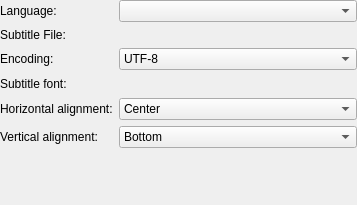
<?xml version="1.0" encoding="UTF-8"?>
<ui version="4.0">
 <class>SubtitleOptions</class>
 <widget class="QWidget" name="SubtitleOptions">
  <property name="geometry">
   <rect>
    <x>0</x>
    <y>0</y>
    <width>357</width>
    <height>205</height>
   </rect>
  </property>
  <property name="windowTitle">
   <string>Subtitle options</string>
  </property>
  <layout class="QFormLayout" name="formLayout">
   <property name="margin">
    <number>0</number>
   </property>
   <item row="0" column="0">
    <widget class="QLabel" name="languageLabel">
     <property name="text">
      <string>Language:</string>
     </property>
     <property name="wordWrap">
      <bool>false</bool>
     </property>
     <property name="buddy">
      <cstring>languageCombo</cstring>
     </property>
    </widget>
   </item>
   <item row="2" column="0">
    <widget class="QLabel" name="subtitleFileLabel">
     <property name="text">
      <string>Subtitle File:</string>
     </property>
     <property name="wordWrap">
      <bool>false</bool>
     </property>
     <property name="buddy">
      <cstring>subtitleUrl</cstring>
     </property>
    </widget>
   </item>
   <item row="2" column="1">
    <widget class="KUrlRequester" name="subtitleUrl">
     <property name="sizePolicy">
      <sizepolicy hsizetype="Expanding" vsizetype="Preferred">
       <horstretch>0</horstretch>
       <verstretch>0</verstretch>
      </sizepolicy>
     </property>
    </widget>
   </item>
   <item row="3" column="0">
    <widget class="QLabel" name="encodingLabel">
     <property name="text">
      <string>Encoding:</string>
     </property>
     <property name="buddy">
      <cstring>encodingCombo</cstring>
     </property>
    </widget>
   </item>
   <item row="3" column="1">
    <widget class="KComboBox" name="encodingCombo">
     <property name="sizePolicy">
      <sizepolicy hsizetype="Expanding" vsizetype="Fixed">
       <horstretch>0</horstretch>
       <verstretch>0</verstretch>
      </sizepolicy>
     </property>
     <property name="currentIndex">
      <number>64</number>
     </property>
     <item>
      <property name="text">
       <string>ASCII</string>
      </property>
     </item>
     <item>
      <property name="text">
       <string>ISO-8859-1</string>
      </property>
     </item>
     <item>
      <property name="text">
       <string>ISO-8859-2</string>
      </property>
     </item>
     <item>
      <property name="text">
       <string>ISO-8859-3</string>
      </property>
     </item>
     <item>
      <property name="text">
       <string>ISO-8859-4</string>
      </property>
     </item>
     <item>
      <property name="text">
       <string>ISO-8859-5</string>
      </property>
     </item>
     <item>
      <property name="text">
       <string>ISO-8859-7</string>
      </property>
     </item>
     <item>
      <property name="text">
       <string>ISO-8859-9</string>
      </property>
     </item>
     <item>
      <property name="text">
       <string>ISO-8859-10</string>
      </property>
     </item>
     <item>
      <property name="text">
       <string>ISO-8859-13</string>
      </property>
     </item>
     <item>
      <property name="text">
       <string>ISO-8859-14</string>
      </property>
     </item>
     <item>
      <property name="text">
       <string>ISO-8859-15</string>
      </property>
     </item>
     <item>
      <property name="text">
       <string>ISO-8859-16</string>
      </property>
     </item>
     <item>
      <property name="text">
       <string>KOI8-R</string>
      </property>
     </item>
     <item>
      <property name="text">
       <string>KOI8-U</string>
      </property>
     </item>
     <item>
      <property name="text">
       <string>KOI8-RU</string>
      </property>
     </item>
     <item>
      <property name="text">
       <string>CP1250</string>
      </property>
     </item>
     <item>
      <property name="text">
       <string>CP1251</string>
      </property>
     </item>
     <item>
      <property name="text">
       <string>CP1252</string>
      </property>
     </item>
     <item>
      <property name="text">
       <string>CP1253</string>
      </property>
     </item>
     <item>
      <property name="text">
       <string>CP1254</string>
      </property>
     </item>
     <item>
      <property name="text">
       <string>CP1257</string>
      </property>
     </item>
     <item>
      <property name="text">
       <string>CP850</string>
      </property>
     </item>
     <item>
      <property name="text">
       <string>CP866</string>
      </property>
     </item>
     <item>
      <property name="text">
       <string>CP1131</string>
      </property>
     </item>
     <item>
      <property name="text">
       <string>ISO-8859-6</string>
      </property>
     </item>
     <item>
      <property name="text">
       <string>ISO-8859-8</string>
      </property>
     </item>
     <item>
      <property name="text">
       <string>CP1255</string>
      </property>
     </item>
     <item>
      <property name="text">
       <string>CP1256</string>
      </property>
     </item>
     <item>
      <property name="text">
       <string>CP862</string>
      </property>
     </item>
     <item>
      <property name="text">
       <string>EUC-JP</string>
      </property>
     </item>
     <item>
      <property name="text">
       <string>SHIFT_JIS</string>
      </property>
     </item>
     <item>
      <property name="text">
       <string>CP932</string>
      </property>
     </item>
     <item>
      <property name="text">
       <string>ISO-2022-JP</string>
      </property>
     </item>
     <item>
      <property name="text">
       <string>ISO-2022-JP-2</string>
      </property>
     </item>
     <item>
      <property name="text">
       <string>ISO-2022-JP-1</string>
      </property>
     </item>
     <item>
      <property name="text">
       <string>EUC-CN</string>
      </property>
     </item>
     <item>
      <property name="text">
       <string>HZ</string>
      </property>
     </item>
     <item>
      <property name="text">
       <string>GBK</string>
      </property>
     </item>
     <item>
      <property name="text">
       <string>CP936</string>
      </property>
     </item>
     <item>
      <property name="text">
       <string>GB18030</string>
      </property>
     </item>
     <item>
      <property name="text">
       <string>EUC-TW</string>
      </property>
     </item>
     <item>
      <property name="text">
       <string>BIG5</string>
      </property>
     </item>
     <item>
      <property name="text">
       <string>CP950</string>
      </property>
     </item>
     <item>
      <property name="text">
       <string>BIG5-HKSCS</string>
      </property>
     </item>
     <item>
      <property name="text">
       <string>BIG5-HKSCS:2001</string>
      </property>
     </item>
     <item>
      <property name="text">
       <string>BIG5-HKSCS:1999</string>
      </property>
     </item>
     <item>
      <property name="text">
       <string>ISO-2022-CN</string>
      </property>
     </item>
     <item>
      <property name="text">
       <string>ISO-2022-CN-EXT</string>
      </property>
     </item>
     <item>
      <property name="text">
       <string>EUC-KR</string>
      </property>
     </item>
     <item>
      <property name="text">
       <string>CP949</string>
      </property>
     </item>
     <item>
      <property name="text">
       <string>ISO-2022-KR</string>
      </property>
     </item>
     <item>
      <property name="text">
       <string>JOHAB</string>
      </property>
     </item>
     <item>
      <property name="text">
       <string>ARMSCII-8</string>
      </property>
     </item>
     <item>
      <property name="text">
       <string>KOI8-T</string>
      </property>
     </item>
     <item>
      <property name="text">
       <string>PT154</string>
      </property>
     </item>
     <item>
      <property name="text">
       <string>RK1048</string>
      </property>
     </item>
     <item>
      <property name="text">
       <string>ISO-8859-11</string>
      </property>
     </item>
     <item>
      <property name="text">
       <string>TIS-620</string>
      </property>
     </item>
     <item>
      <property name="text">
       <string>CP874</string>
      </property>
     </item>
     <item>
      <property name="text">
       <string>CP1133</string>
      </property>
     </item>
     <item>
      <property name="text">
       <string>VISCII</string>
      </property>
     </item>
     <item>
      <property name="text">
       <string>TCVN</string>
      </property>
     </item>
     <item>
      <property name="text">
       <string>CP1258</string>
      </property>
     </item>
     <item>
      <property name="text">
       <string>UTF-8</string>
      </property>
     </item>
     <item>
      <property name="text">
       <string>UCS-2</string>
      </property>
     </item>
     <item>
      <property name="text">
       <string>UCS-2BE</string>
      </property>
     </item>
     <item>
      <property name="text">
       <string>UCS-2LE</string>
      </property>
     </item>
     <item>
      <property name="text">
       <string>UCS-4</string>
      </property>
     </item>
     <item>
      <property name="text">
       <string>UCS-4BE</string>
      </property>
     </item>
     <item>
      <property name="text">
       <string>UCS-4LE</string>
      </property>
     </item>
     <item>
      <property name="text">
       <string>UTF-16</string>
      </property>
     </item>
     <item>
      <property name="text">
       <string>UTF-16BE</string>
      </property>
     </item>
     <item>
      <property name="text">
       <string>UTF-16LE</string>
      </property>
     </item>
     <item>
      <property name="text">
       <string>UTF-32</string>
      </property>
     </item>
     <item>
      <property name="text">
       <string>UTF-32BE</string>
      </property>
     </item>
     <item>
      <property name="text">
       <string>UTF-32LE</string>
      </property>
     </item>
     <item>
      <property name="text">
       <string>UTF-7</string>
      </property>
     </item>
     <item>
      <property name="text">
       <string>C99</string>
      </property>
     </item>
     <item>
      <property name="text">
       <string>JAVA</string>
      </property>
     </item>
     <item>
      <property name="text">
       <string>CP437</string>
      </property>
     </item>
     <item>
      <property name="text">
       <string>CP737</string>
      </property>
     </item>
     <item>
      <property name="text">
       <string>CP775</string>
      </property>
     </item>
     <item>
      <property name="text">
       <string>CP852</string>
      </property>
     </item>
     <item>
      <property name="text">
       <string>CP853</string>
      </property>
     </item>
     <item>
      <property name="text">
       <string>CP855</string>
      </property>
     </item>
     <item>
      <property name="text">
       <string>CP857</string>
      </property>
     </item>
     <item>
      <property name="text">
       <string>CP858</string>
      </property>
     </item>
     <item>
      <property name="text">
       <string>CP860</string>
      </property>
     </item>
     <item>
      <property name="text">
       <string>CP861</string>
      </property>
     </item>
     <item>
      <property name="text">
       <string>CP863</string>
      </property>
     </item>
     <item>
      <property name="text">
       <string>CP865</string>
      </property>
     </item>
     <item>
      <property name="text">
       <string>CP869</string>
      </property>
     </item>
     <item>
      <property name="text">
       <string>CP1125</string>
      </property>
     </item>
     <item>
      <property name="text">
       <string>CP864</string>
      </property>
     </item>
     <item>
      <property name="text">
       <string>EUC-JISX0213</string>
      </property>
     </item>
     <item>
      <property name="text">
       <string>SHIFT_JISX0213</string>
      </property>
     </item>
     <item>
      <property name="text">
       <string>ISO-2022-JP-3</string>
      </property>
     </item>
     <item>
      <property name="text">
       <string>TDS565</string>
      </property>
     </item>
     <item>
      <property name="text">
       <string>CSWINDOWS31J</string>
      </property>
     </item>
     <item>
      <property name="text">
       <string>WINDOWS-31J</string>
      </property>
     </item>
     <item>
      <property name="text">
       <string>WINDOWS-874</string>
      </property>
     </item>
     <item>
      <property name="text">
       <string>WINDOWS-936</string>
      </property>
     </item>
     <item>
      <property name="text">
       <string>WINDOWS-1250</string>
      </property>
     </item>
     <item>
      <property name="text">
       <string>WINDOWS-1251</string>
      </property>
     </item>
     <item>
      <property name="text">
       <string>WINDOWS-1252</string>
      </property>
     </item>
     <item>
      <property name="text">
       <string>WINDOWS-1253</string>
      </property>
     </item>
     <item>
      <property name="text">
       <string>WINDOWS-1254</string>
      </property>
     </item>
     <item>
      <property name="text">
       <string>WINDOWS-1255</string>
      </property>
     </item>
     <item>
      <property name="text">
       <string>WINDOWS-1256</string>
      </property>
     </item>
     <item>
      <property name="text">
       <string>WINDOWS-1257</string>
      </property>
     </item>
     <item>
      <property name="text">
       <string>WINDOWS-1258</string>
      </property>
     </item>
    </widget>
   </item>
   <item row="4" column="0">
    <widget class="QLabel" name="subtitleFontLabel">
     <property name="text">
      <string>Subtitle font:</string>
     </property>
     <property name="wordWrap">
      <bool>false</bool>
     </property>
     <property name="buddy">
      <cstring>subtitleFontChooser</cstring>
     </property>
    </widget>
   </item>
   <item row="4" column="1">
    <widget class="KMFFontChooser" name="subtitleFontChooser">
     <property name="sizePolicy">
      <sizepolicy hsizetype="Expanding" vsizetype="Preferred">
       <horstretch>0</horstretch>
       <verstretch>0</verstretch>
      </sizepolicy>
     </property>
     <property name="minimumSize">
      <size>
       <width>0</width>
       <height>16</height>
      </size>
     </property>
     <property name="focusPolicy">
      <enum>Qt::TabFocus</enum>
     </property>
    </widget>
   </item>
   <item row="5" column="0">
    <widget class="QLabel" name="horizontalLabel">
     <property name="text">
      <string>Horizontal alignment:</string>
     </property>
     <property name="wordWrap">
      <bool>false</bool>
     </property>
     <property name="buddy">
      <cstring>horizontalAlignCombo</cstring>
     </property>
    </widget>
   </item>
   <item row="5" column="1">
    <widget class="QComboBox" name="horizontalAlignCombo">
     <property name="sizePolicy">
      <sizepolicy hsizetype="Expanding" vsizetype="Fixed">
       <horstretch>0</horstretch>
       <verstretch>0</verstretch>
      </sizepolicy>
     </property>
     <property name="currentIndex">
      <number>3</number>
     </property>
     <item>
      <property name="text">
       <string>Default</string>
      </property>
     </item>
     <item>
      <property name="text">
       <string>Left</string>
      </property>
     </item>
     <item>
      <property name="text">
       <string>Right</string>
      </property>
     </item>
     <item>
      <property name="text">
       <string>Center</string>
      </property>
     </item>
    </widget>
   </item>
   <item row="6" column="0">
    <widget class="QLabel" name="verticalLabel">
     <property name="text">
      <string>Vertical alignment:</string>
     </property>
     <property name="wordWrap">
      <bool>false</bool>
     </property>
     <property name="buddy">
      <cstring>verticalAlignCombo</cstring>
     </property>
    </widget>
   </item>
   <item row="6" column="1">
    <widget class="QComboBox" name="verticalAlignCombo">
     <property name="sizePolicy">
      <sizepolicy hsizetype="Expanding" vsizetype="Fixed">
       <horstretch>0</horstretch>
       <verstretch>0</verstretch>
      </sizepolicy>
     </property>
     <property name="currentIndex">
      <number>1</number>
     </property>
     <item>
      <property name="text">
       <string>Top</string>
      </property>
     </item>
     <item>
      <property name="text">
       <string>Bottom</string>
      </property>
     </item>
     <item>
      <property name="text">
       <string>Center</string>
      </property>
     </item>
    </widget>
   </item>
   <item row="7" column="0">
    <spacer>
     <property name="orientation">
      <enum>Qt::Vertical</enum>
     </property>
     <property name="sizeType">
      <enum>QSizePolicy::Expanding</enum>
     </property>
     <property name="sizeHint" stdset="0">
      <size>
       <width>20</width>
       <height>16</height>
      </size>
     </property>
    </spacer>
   </item>
   <item row="0" column="1">
    <widget class="QComboBox" name="languageCombo">
     <property name="sizePolicy">
      <sizepolicy hsizetype="Expanding" vsizetype="Fixed">
       <horstretch>0</horstretch>
       <verstretch>0</verstretch>
      </sizepolicy>
     </property>
    </widget>
   </item>
  </layout>
 </widget>
 <layoutdefault spacing="6" margin="11"/>
 <layoutfunction spacing="KDialog::spacingHint" margin="KDialog::marginHint"/>
 <pixmapfunction>BTN_ICON</pixmapfunction>
 <customwidgets>
  <customwidget>
   <class>KUrlRequester</class>
   <extends>QFrame</extends>
   <header>kurlrequester.h</header>
   <container>1</container>
  </customwidget>
  <customwidget>
   <class>KComboBox</class>
   <extends>QComboBox</extends>
   <header>kcombobox.h</header>
  </customwidget>
  <customwidget>
   <class>KMFFontChooser</class>
   <extends>QWidget</extends>
   <header>kmffontchooser.h</header>
   <container>1</container>
  </customwidget>
 </customwidgets>
 <tabstops>
  <tabstop>languageCombo</tabstop>
  <tabstop>subtitleUrl</tabstop>
  <tabstop>encodingCombo</tabstop>
  <tabstop>subtitleFontChooser</tabstop>
  <tabstop>horizontalAlignCombo</tabstop>
  <tabstop>verticalAlignCombo</tabstop>
 </tabstops>
 <resources/>
 <connections/>
</ui>
